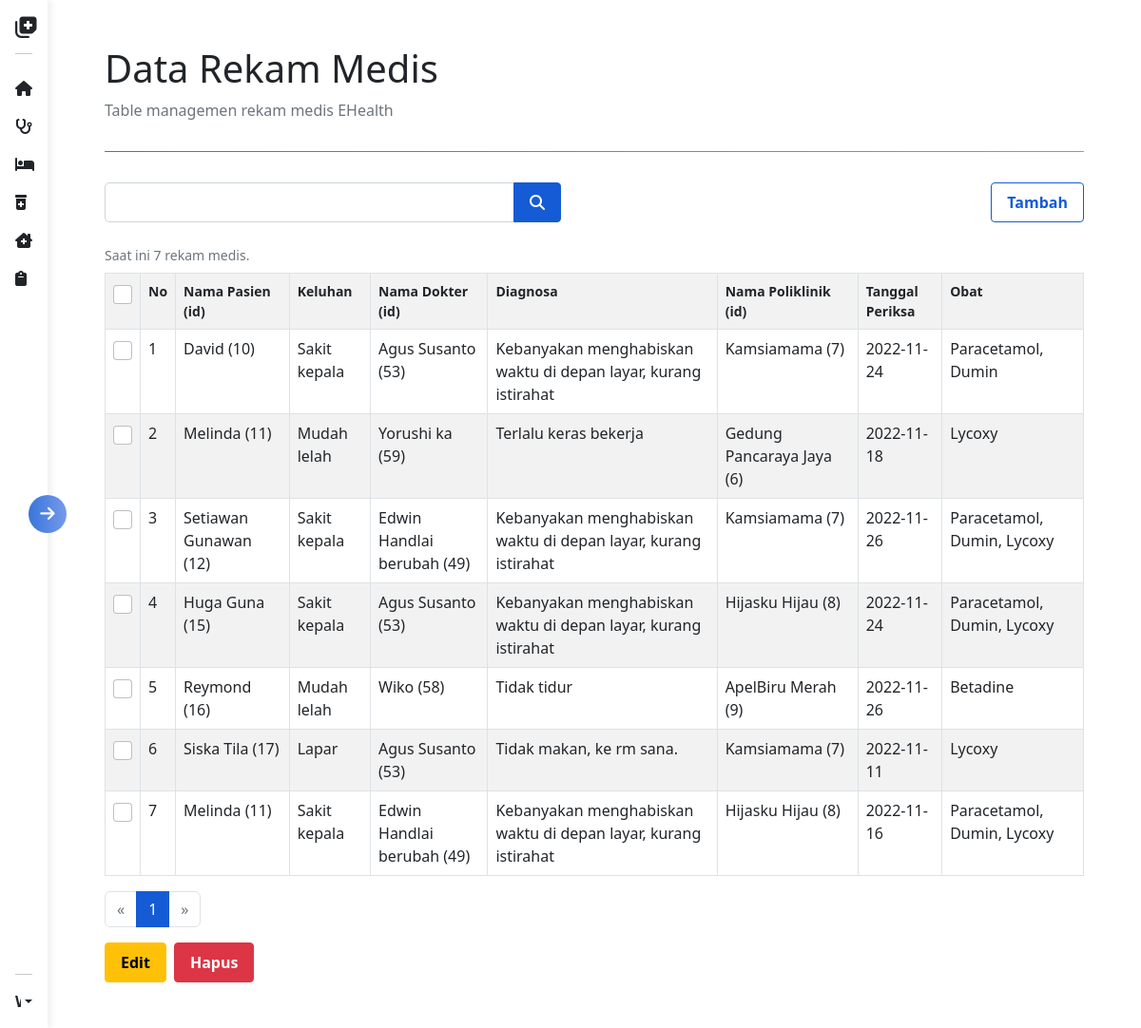
/php/rekammedis/index.php (signed in), run on the app's committed database.
### tables this page shows
CREATE TABLE `tb_rekammedis` (
  `id` int(10) NOT NULL,
  `id_pasien` int(10) NOT NULL,
  `keluhan` varchar(255) NOT NULL,
  `id_dokter` int(10) NOT NULL,
  `diagnosa` text NOT NULL,
  `id_poliklinik` int(10) NOT NULL,
  `tgl_periksa` date NOT NULL
);

CREATE TABLE `tb_pasien` (
  `id` int(11) NOT NULL,
  `nomor_identitas` varchar(30) NOT NULL,
  `nama_pasien` varchar(80) NOT NULL,
  `jenis_kelamin` enum('L','P') NOT NULL,
  `alamat` text NOT NULL,
  `no_telp` varchar(15) NOT NULL
);

CREATE TABLE `tb_dokter` (
  `id` int(11) NOT NULL,
  `nama_dokter` varchar(80) NOT NULL,
  `spesialis` varchar(50) NOT NULL,
  `alamat` text NOT NULL,
  `no_telp` varchar(15) NOT NULL
);

CREATE TABLE `tb_poliklinik` (
  `id` int(11) NOT NULL,
  `nama_poliklinik` varchar(50) NOT NULL,
  `gedung` varchar(50) NOT NULL
);

CREATE TABLE `tb_obat` (
  `id` int(11) NOT NULL,
  `nama_obat` varchar(200) NOT NULL,
  `ket_obat` text NOT NULL
);

### php/table_init.php (called while the page is built, shortened)
<?php
$tables = [
    "tb_dokter" => [
        "id" => "id",
        "nama_dokter" => "basic",
        "spesialis" => "basic",
        "alamat" => "basic",
        "no_telp" => "basic"
    ],
    "tb_obat" => [
        "id" => "id",
        "nama_obat" => "basic",
        "ket_obat" => "basic"
    ],
    "tb_pasien" => [
        "id" => "id",
        "nomor_identitas" => "basic",
        "nama_pasien" => "basic",
        "jenis_kelamin" => "basic",
        "alamat" => "basic",
        "no_telp" => "basic",
    ],
    "tb_poliklinik" => [
        "id" => "id",
        "nama_poliklinik" => "basic",
        "gedung" => "basic"
    ],
    "tb_rekammedis" => [
        "id" => "id",
        "id_pasien" => "foreign:tb_pasien",
        "keluhan" => "basic",
        "id_dokter" => "foreign:tb_dokter",
        "diagnosa" => "basic",
        "id_poliklinik" => "foreign:tb_poliklinik",
        "tgl_periksa" => "basic"
    ]
];
$tableRelations = [
    "tb_rekammedis" => [
        "tb_pasien" => [
            "nama_pasien:nama_pasien"
        ],
        "tb_dokter" => [
            "nama_dokter:nama_dokter"
        ],
        "tb_poliklinik" => [
            "nama_poliklinik:nama_poliklinik"
        ],
    ]
]
?>

### php/functions.php (called while the page is built, shortened)
<?php
$dir = __DIR__;
require_once "$dir/Middleware/EnsureUserAuth.php";
require_once "$dir/table_init.php";
$conn = mysqli_connect('localhost', 'root', '', 'rumahsakit');
function query($q){
    global $conn;
    $data = mysqli_query($conn, $q);
    $arr = [];
    while($a = mysqli_fetch_assoc($data)){
        $arr[] = $a;
    }
    return $arr;
}
function getTableFields($table){
    global $tables;
    $fields = $tables[$table];
    $formatted = [];
    foreach($fields as $field => $type){
        if($type === 'id'){
            $formatted['id'] = $field;
        }else if($type === 'basic' || str_contains($type, "foreign")){
            $formatted['fields'][] = $field;
            if(str_contains($type, "foreign")){
                $table = explode(':', $type)[1];
                $formatted['foreign'][$field] = $table;
            }
        }
    }
    return [$formatted['id'], $formatted['fields'], $formatted['foreign'] ?? []];
}
?>

### php/rekammedis/index.php (the view, shortened to what this page needs)
<?php
require_once "../functions.php";
$current_table = 'tb_rekammedis';
$tbRelation = $tableRelations[$current_table] ?? false;
if($tbRelation){
    [$tbsToRelate, $tbsFieldToGet] = [array_keys($tbRelation), array_values($tbRelation)];
    [$tbId, $tbFields, $tbForeign] = getTableFields($current_table);
    $tbForeign = array_flip($tbForeign);
    $queryStr = "SELECT `$current_table`.*, ";
    $tbSelectionStr = "";
    $tbJoinStr = "";
    foreach($tbsToRelate as $tIdx => $tableRelate) {
        [$tbIdToRelate] = getTableFields($tableRelate);
        foreach($tbsFieldToGet[$tIdx] as $fIdx => $fieldToGet){
            $fieldName = $fieldToGet;
            if(str_contains($fieldName, ':')){
                [$fieldName, $fieldNameAs] = explode(':', $fieldToGet);
            }else{
                $fieldNameAs = $fieldName;
            }
            $tbSelectionStr .= "`$tableRelate`.`$fieldName` as `$fieldNameAs`";
            if($tIdx !== count($tbsToRelate) - 1){
                $tbSelectionStr .= ",";
            }
            $tbSelectionStr .= " ";
        }
        $tbForeignId = $tbForeign[$tableRelate];
        $tbJoinStr .= "INNER JOIN `$tableRelate` ON `$current_table`.`$tbForeignId` = `$tableRelate`.`$tbIdToRelate`";
    }
    $queryStr .= $tbSelectionStr;
    $queryStr .= "FROM `$current_table` ";
    $queryStr .= $tbJoinStr;
    $queryStr .= "ORDER BY `$current_table`.id";
}else{
    $queryStr = "SELECT * FROM `$current_table`";
}
$datas = query($queryStr);
$total_datas = count($datas);
$limit = 10;
$current_page = (int) ($_GET['page'] ?? 1);
$start = ($current_page - 1) * $limit;
$total_pages = (int) ceil(count($datas) / $limit);
if(isset($_GET['search']) || isset($_POST['search-btn'])){
    $keyword = $_GET['search'] ?? $_POST['search'];
    $datas = search($keyword, $current_table);
    $total_datas = count($datas);
    $total_pages = (int) ceil(count($datas) / $limit);
    $datas = searchWithLimit($keyword, $start, $limit, $current_table);
}else{
    $datas = query("$queryStr LIMIT $start, $limit");
}
?>
<?php require_once "../partials/header.php" ?>
<div class="d-flex">
    <?php require_once "../partials/sidebar.php" ?>
    <div class="container-fluid py-5 mx-5" style="overflow-y: auto; max-height: 100vh;">
        <h1>Data Rekam Medis</h1>
        <p class="text-muted">Table managemen rekam medis EHealth</p>
        <div class="d-flex align-items-center justify-content-between mb-3" style="margin-top: 4rem;">
            <form action="" method="post" style="width: 100%; max-width: 480px;">
                <div class="input-group">
                    <input type="text" name="search" id="search-input" class="form-control" data-table="<?= $current_table ?>" value="<?= $keyword ?? ''?>">
                    <button type="submit" name="search-btn" class="btn btn-primary"><i class="fa-solid fa-magnifying-glass"></i></button>
                </div>
            </form>
            <a href="./tambah.php" class="btn btn-outline-primary">Tambah</a>
        </div>
        <div class="table-responsive" id="table-element">
            <?php if(count($datas) > 0): ?>
                <form action="" method="post" id="checked_form">
                    <table class="table table-striped table-bordered caption-top">
                        <caption>Saat ini <?= $total_datas ?> rekam medis.</caption>
                        <tr>
                            <th>
                                <input type="checkbox" class="form-check-input mx-auto d-block" id="select-all-checks" style="width: 20px; height: 20px;">
                            </th>
                            <th>No</th>
                            <th>Nama Pasien (id)</th>
                            <th>Keluhan</th>
                            <th>Nama Dokter (id)</th>
                            <th>Diagnosa</th>
                            <th>Nama Poliklinik (id)</th>
                            <th>Tanggal Periksa</th>
                            <th>Obat</th>
                        </tr>
                        <?php $i = $start + 1; foreach($datas as $data): ?>
                            <tr>
                                <td>
                                    <input type="checkbox" class="form-check-input checks mx-auto d-block" style="width: 20px; height: 20px;" name="<?= "select_single_$i"?>" value="<?= $data['id']?>">
                                </td>
                                <td><?= $i?></td>
                                <td><?=$data['nama_pasien'] ?> (<?= $data['id_pasien']?>)</td>
                                <td><?= $data['keluhan']?></td>
                                <td><?=$data['nama_dokter'] ?> (<?= $data['id_dokter']?>)</td>
                                <td><?= $data['diagnosa']?></td>
                                <td><?=$data['nama_poliklinik'] ?> (<?= $data['id_poliklinik']?>)</td>
                                <td><?= $data['tgl_periksa']?></td>
                                <?php
                                $id_rm = $data['id'];
                                $rm_obat = query("SELECT * FROM `tb_rekammedis_obat` WHERE `id_rekammedis` = $id_rm");
                                $rm_obat_id = array_map(fn($e) => $e['id_obat'], $rm_obat);
                                $obat = [];
                                foreach($rm_obat_id as $rmo){
                                    $obat[] = query("SELECT * FROM `tb_obat` WHERE `id` = $rmo")[0];
                                }
                                $strObat = implode(', ', array_map(fn($o) => $o['nama_obat'], $obat));
                                ?>
                                <td style="max-width: 16rem;">
                                    <?= $strObat?>
                                </td>
                            </tr>
                        <?php $i++; endforeach; ?>
                    </table>
                </form>
                <nav aria-label="Page navigation example">
                    <ul class="pagination gap-0">
                        <li class="page-item <?= $current_page == 1 ? 'disabled' : ''?>">
                            <a class="page-link" href="?<?= isset($keyword) ? "search=$keyword&" : ''?>page=<?= $current_page - 1?>" aria-label="Previous">
                                <span aria-hidden="true">&laquo;</span>
                            </a>
                        </li>
                        <?php for($j = 0; $j < $total_pages; $j++): ?>
                                <li class="page-item <?= $j + 1 == $current_page ? 'active' : '' ?>"><a class="page-link" href="?<?= isset($keyword) ? "search=$keyword&" : ''?>page=<?= $j + 1 ?>"><?= $j + 1?></a></li>
                        <?php endfor; ?>
                        <li class="page-item <?= $current_page == $total_pages ? 'disabled' : ''?>">
                            <a class="page-link" href="?<?= isset($keyword) ? "search=$keyword&" : ''?>page=<?= $current_page + 1?>" aria-label="Next">
                                <span aria-hidden="true">&raquo;</span>
                            </a>
                        </li>
                    </ul>
                </nav>
            <?php else: ?>
                <h4 class="mt-3 mb-4">Saat ini tidak ada data.</h4>
            <?php endif; ?>
        </div>
        <div class="d-flex gap-2">
            <button class="btn btn-warning edit">Edit</button>
            <button class="btn btn-danger hapus">Hapus</button>
        </div>
    </div>
</div>
<?php require_once "../partials/footer.php" ?>

### assets/css/style.css (style rules this page uses)
:root { --gradient: linear-gradient(90deg, rgb(56, 118, 217), rgb(118, 153, 235)); --gradient-purple: linear-gradient(90deg, rgb(174, 56, 217), rgb(235, 118, 134)); }
a { text-decoration: none !important; }
th, caption { font-size: 14px; }

### data on the page
tb_rekammedis: id_pasien.nama_pasien "David", id_pasien "10", keluhan "Sakit kepala", id_dokter.nama_dokter "Agus Susanto", id_dokter "53", diagnosa "Kebanyakan menghabiskan waktu di depan layar, kurang istirahat", id_poliklinik.nama_poliklinik "Kamsiamama", id_poliklinik "7", tgl_periksa "2022-11-24", strObat "Paracetamol, Dumin"
tb_rekammedis: id_pasien.nama_pasien "Melinda", id_pasien "11", keluhan "Mudah lelah", id_dokter.nama_dokter "Yorushi ka", id_dokter "59", diagnosa "Terlalu keras bekerja", id_poliklinik.nama_poliklinik "Gedung Pancaraya Jaya", id_poliklinik "6", tgl_periksa "2022-11-18", tb_obat.nama_obat "Lycoxy"
tb_rekammedis: id_pasien.nama_pasien "Setiawan Gunawan", id_pasien "12", keluhan "Sakit kepala", id_dokter.nama_dokter "Edwin Handlai berubah", id_dokter "49", diagnosa "Kebanyakan menghabiskan waktu di depan layar, kurang istirahat", id_poliklinik.nama_poliklinik "Kamsiamama", id_poliklinik "7", tgl_periksa "2022-11-26", strObat "Paracetamol, Dumin, Lycoxy"
tb_rekammedis: id_pasien.nama_pasien "Huga Guna", id_pasien "15", keluhan "Sakit kepala", id_dokter.nama_dokter "Agus Susanto", id_dokter "53", diagnosa "Kebanyakan menghabiskan waktu di depan layar, kurang istirahat", id_poliklinik.nama_poliklinik "Hijasku Hijau", id_poliklinik "8", tgl_periksa "2022-11-24", strObat "Paracetamol, Dumin, Lycoxy"
tb_rekammedis: id_pasien.nama_pasien "Reymond", id_pasien "16", keluhan "Mudah lelah", id_dokter.nama_dokter "Wiko", id_dokter "58", diagnosa "Tidak tidur", id_poliklinik.nama_poliklinik "ApelBiru Merah", id_poliklinik "9", tgl_periksa "2022-11-26", tb_obat.nama_obat "Betadine"
tb_rekammedis: id_pasien.nama_pasien "Siska Tila", id_pasien "17", keluhan "Lapar", id_dokter.nama_dokter "Agus Susanto", id_dokter "53", diagnosa "Tidak makan, ke rm sana.", id_poliklinik.nama_poliklinik "Kamsiamama", id_poliklinik "7", tgl_periksa "2022-11-11", tb_obat.nama_obat "Lycoxy"
tb_rekammedis: id_pasien.nama_pasien "Melinda", id_pasien "11", keluhan "Sakit kepala", id_dokter.nama_dokter "Edwin Handlai berubah", id_dokter "49", diagnosa "Kebanyakan menghabiskan waktu di depan layar, kurang istirahat", id_poliklinik.nama_poliklinik "Hijasku Hijau", id_poliklinik "8", tgl_periksa "2022-11-16", strObat "Paracetamol, Dumin, Lycoxy"

### other printed values
$total_datas "7"
